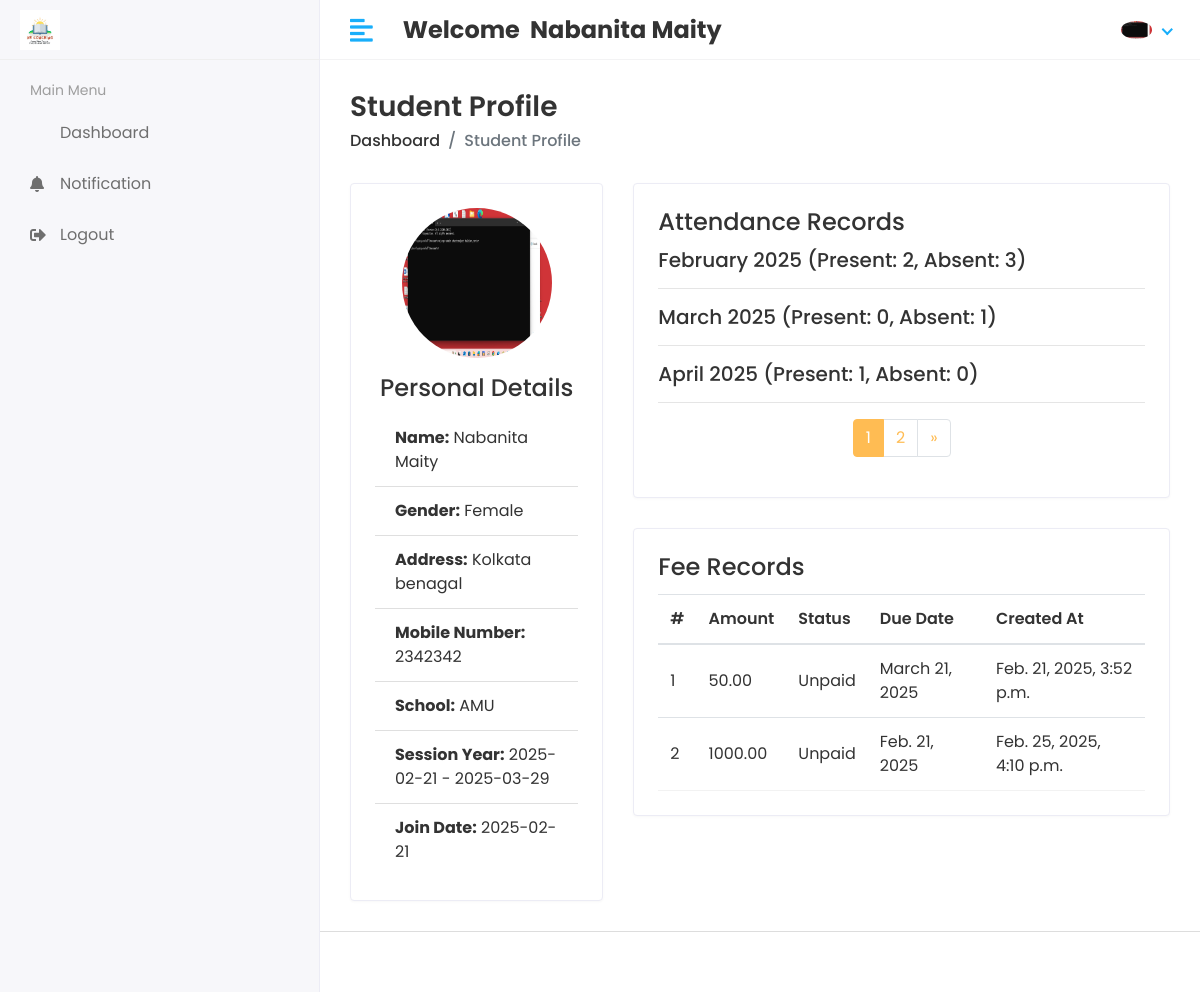
/student/profile/5/ (signed in), run on the app's committed database.
### app/models.py (models this page shows, shortened)
class CustomUser(AbstractUser):
    USER = (
        (1, 'HOD'),
        (2, 'STAFF'),
        (3, 'STUDENT'),
    )
    user_type = models.CharField(choices=USER, max_length=50, default=1)
    profile_pic = models.ImageField(upload_to='media/profile_pic')

class Student(models.Model):
    admin = models.OneToOneField(CustomUser, on_delete=models.CASCADE)
    address = models.TextField()
    gender = models.CharField(max_length=100)
    session_year_id = models.ForeignKey(Session_Year, on_delete=models.DO_NOTHING)
    join_data = models.CharField(max_length=100)
    mobile_number = models.CharField(max_length=20)
    created_at = models.DateTimeField(auto_now_add=True)
    updated_at = models.DateTimeField(auto_now=True)
    school = models.ForeignKey(School, on_delete=models.CASCADE, related_name='students')

class School(models.Model):
    name = models.CharField(max_length=100)
    created_at = models.DateTimeField(auto_now_add=True)
    updated_at = models.DateTimeField(auto_now=True)

class Session_Year(models.Model):
    session_start = models.CharField(max_length=150)
    session_end = models.CharField(max_length=150)

class Fee(models.Model):
    student = models.ForeignKey('Student', on_delete=models.CASCADE, related_name='fees')
    amount = models.DecimalField(max_digits=10, decimal_places=2)
    is_paid = models.BooleanField(default=False)
    created_at = models.DateTimeField(auto_now_add=True)
    updated_at = models.DateTimeField(auto_now=True)
    due_date = models.DateField(null=True, blank=True)  # Allow null and blank values
    class Meta:
        get_latest_by = 'created_at'

### student_management_project/Hod_views.py (the view)
# urls.py: path('student/profile/<int:student_id>/', Hod_views.student_profile, name='student_profile'),
@login_required(login_url='/')
def student_profile(request, student_id):
    student = get_object_or_404(Student, id=student_id)
    attendance_reports = Attendance_Report.objects.filter(student_id=student)
    fee_records = Fee.objects.filter(student=student)
    attendance_by_month = defaultdict(lambda: {'present': 0, 'absent': 0})
    for report in attendance_reports:
        month = report.attendance_id.attendance_date.strftime('%B %Y')
        if report.status == 'Present':
            attendance_by_month[month]['present'] += 1
        else:
            attendance_by_month[month]['absent'] += 1
    paginator = Paginator(list(attendance_by_month.items()), 3)  # Show 3 months per page
    page_number = request.GET.get('page')
    page_obj = paginator.get_page(page_number)
    context = {
        'student': student,
        'attendance_by_month': attendance_by_month,
        'page_obj': page_obj,
        'fee_records': fee_records,
    }
    return render(request, 'Hod/student_profile.html', context)

### templates/Hod/student_profile.html (shortened to what this page needs)
{% extends 'base.html' %}
{% block content %}
<div class="page-header">
    <div class="row align-items-center">
        <div class="col">
            <h3 class="page-title">Student Profile</h3>
            <ul class="breadcrumb">
                <li class="breadcrumb-item"><a href="{% url 'hod_home' %}">Dashboard</a></li>
                <li class="breadcrumb-item active">Student Profile</li>
            </ul>
        </div>
    </div>
</div>
<div class="row">
    <div class="col-md-4">
        <div class="card">
            <div class="card-body text-center">
                <img src="/{{ student.admin.profile_pic }}" alt="Student Image" class="img-fluid rounded-circle mb-3" style="width: 150px; height: 150px;">
                <h4 class="card-title">Personal Details</h4>
                <ul class="list-group list-group-flush text-left">
                    <li class="list-group-item"><strong>Name:</strong> {{ student.admin.first_name }} {{ student.admin.last_name }}</li>
                    <li class="list-group-item"><strong>Gender:</strong> {{ student.gender }}</li>
                    <li class="list-group-item"><strong>Address:</strong> {{ student.address }}</li>
                    <li class="list-group-item"><strong>Mobile Number:</strong> {{ student.mobile_number }}</li>
                    <li class="list-group-item"><strong>School:</strong> {{ student.school.name }}</li>
                    <li class="list-group-item"><strong>Session Year:</strong> {{ student.session_year_id.session_start }} - {{ student.session_year_id.session_end }}</li>
                    <li class="list-group-item"><strong>Join Date:</strong> {{ student.join_data }}</li>
                </ul>
            </div>
        </div>
    </div>
    <div class="col-md-8">
        <div class="card">
            <div class="card-body">
                <h4 class="card-title">Attendance Records</h4>
                <div class="table-responsive">
                    {% for month, counts in page_obj %}
                    <h5>{{ month }} (Present: {{ counts.present }}, Absent: {{ counts.absent }})</h5>
                    <hr>
                    {% endfor %}
                </div>
                <div class="pagination-wrapper">
                    <nav aria-label="Page navigation">
                        <ul class="pagination justify-content-center">
                            {% for num in page_obj.paginator.page_range %}
                            <li class="page-item {% if page_obj.number == num %}active{% endif %}">
                                <a class="page-link" href="?page={{ num }}">{{ num }}</a>
                            </li>
                            {% endfor %}
                            {% if page_obj.has_next %}
                            <li class="page-item">
                                <a class="page-link" href="?page={{ page_obj.next_page_number }}" aria-label="Next">
                                    <span aria-hidden="true">&raquo;</span>
                                </a>
                            </li>
                            {% endif %}
                        </ul>
                    </nav>
                </div>
            </div>
        </div>
        <div class="card mt-4">
            <div class="card-body">
                <h4 class="card-title">Fee Records</h4>
                <div class="table-responsive">
                    <table class="table table-hover table-center mb-0">
                        <thead>
                            <tr>
                                <th>#</th>
                                <th>Amount</th>
                                <th>Status</th>
                                <th>Due Date</th>
                                <th>Created At</th>
                            </tr>
                        </thead>
                        <tbody>
                            {% for fee in fee_records %}
                            <tr>
                                <td>{{ forloop.counter }}</td>
                                <td>{{ fee.amount }}</td>
                                <td>{{ fee.is_paid|yesno:"Paid,Unpaid" }}</td>
                                <td>{{ fee.due_date }}</td>
                                <td>{{ fee.created_at }}</td>
                            </tr>
                            {% endfor %}
                        </tbody>
                    </table>
                </div>
            </div>
        </div>
    </div>
</div>
{% endblock %}

### templates/includes/header.html (shortened to what this page needs)
{% load static %}
<div class="header">
         <div class="header-left">
            <a href="#" class="logo">
               <img src="{% static 'assets/img/logo.jpg' %}" alt="Logo">
            </a>
         </div>
         <a href="javascript:void(0);" id="toggle_btn">
            <i class="fas fa-align-left"></i>
         </a>
         <div class="top-nav-search mt-3">
           <h4><strong>Welcome &nbsp;<span>{{user.first_name}} {{user.last_name}}</span></strong></h4>
         </div>
         <ul class="nav user-menu">
            <li class="nav-item dropdown has-arrow">
               <a href="#" class="dropdown-toggle nav-link" data-toggle="dropdown">
                   {% if user.profile_pic == "" %}
                        <span class="user-img"><img class="rounded-circle" src="{% static 'assets/img/favicon.jpg' %}" width="31"
                        alt=""></span>
                   {% else %}
                        <span class="user-img"><img class="rounded-circle" src="/{{user.profile_pic}}" width="31"
                        alt=""></span>
                   {% endif %}
               </a>
            </li>
         </ul>
      </div>

### static/assets/css/style.css (style rules this page uses)
html { height: 100%; }
body { background-color: #fff; color: #333; font-family: 'Poppins', sans-serif; font-size: 1rem; height: 100%; line-height: 1.5; overflow-x: hidden; }
h1, h2, h3, h4, h5, h6 { font-family: 'Poppins', sans-serif; margin-top: 0; }
a { color: #009ce7; }
input, button, a { transition: all 0.4s ease; -moz-transition: all 0.4s ease; -o-transition: all 0.4s ease; -ms-transition: all 0.4s ease; -webkit-transition: all 0.4s ease; }
ul, ol { padding: 0px; list-style: none; }
.table { color: #333; max-width: 100%; margin-bottom: 0; width: 100%; }
.table thead tr th { font-weight: 600; }
.table tbody tr { border-bottom: 1px solid rgba(0, 0, 0, 0.05); }
.table.table-center td, .table.table-center th { vertical-align: middle; }
.pagination > .active > a, .pagination > .active > a:focus, .pagination > .active > a:hover, .pagination > .active > span, .pagination > .active > span:focus, .pagination > .active > span:hover { background-color: #FFBC53; border-color: #FFBC53; }
.pagination > li > a, .pagination > li > span { color: #FFBC53; }
.page-item.active .page-link { background-color: #FFBC53; border-color: #FFBC53; }
.card { border: 1px solid #ececf5; box-shadow: 0 1px 3px 0 rgba(0, 0, 0, 0.03); margin-bottom: 1.875rem; }
.card-body { padding: 1.5rem; }
.header { background-color: #fff; border-bottom: 1px solid #f3f3f4; left: 0; position: fixed; right: 0; top: 0; z-index: 1001; height: 60px; }
.header .header-left { float: left; height: 60px; padding: 0 20px; position: relative; width: 320px; z-index: 1; transition: all 0.2s ease-in-out; background-color: #f7f7fa; border-bottom: 1px solid #efefef; border-right: 1px solid #ececf5; display: flex; align-items: center; }
.header .header-left .logo { display: inline-block; line-height: 60px; }
.header .header-left .logo img { max-height: 40px; width: auto; }
.header .dropdown-toggle:after { display: none; }
.header .has-arrow .dropdown-toggle:after { border-top: 0; border-left: 0; border-bottom: 2px solid #18aefa; border-right: 2px solid #18aefa; content: ''; height: 8px; display: inline-block; pointer-events: none; -webkit-transform-origin: 66% 66%; -ms-transform-origin: 66% 66%; transform-origin: 66% 66%; -webkit-transform: rotate(45deg); -ms-transform: rotate(45deg); transform: rotate(45deg); -webkit-transition: all 0.15s ease-in-out; transition: all 0.15s ease-in-out; width: 8px; vertical-align: 0px; }
.user-menu { float: right; margin: 0; position: relative; z-index: 99; padding-right: 15px; }
.user-menu.nav > li > a { color: #a0a0a0; font-size: 14px; line-height: 58px; padding: 0 15px; height: 60px; }
.user-img { margin-right: 3px; position: relative; }
.top-nav-search { float: left; margin-left: 15px; }
.page-header { margin-bottom: 1.875rem; }
.page-header .breadcrumb { background-color: transparent; color: #6c757d; font-size: 1rem; font-weight: 500; margin-bottom: 0; padding: 0; }
.page-header .breadcrumb a { color: #333; }
.page-title { font-size: 28px; font-weight: 600; color: #333; margin-bottom: 5px; }
@media (min-width: 992px) { #toggle_btn { align-items: center; color: #18aefa; display: inline-flex; float: left; font-size: 26px; height: 60px; justify-content: center; margin-left: 15px; padding: 0 15px; } }

### data on the page
CustomUser: first_name "Nabanita", last_name "Maity", profile_pic (picture)
Student: admin.profile_pic (picture), admin.first_name "Nabanita", admin.last_name "Maity", gender "Female", address "Kolkata benagal", mobile_number "2342342", school.name "AMU", session_year_id.session_start "2025-02-21", session_year_id.session_end "2025-03-29", join_data "2025-02-21"
Fee: amount "50.00", is_paid "Unpaid", due_date "March 21, 2025", created_at "Feb. 21, 2025, 3:52 p.m."
Fee: amount "1000.00", is_paid "Unpaid", due_date "Feb. 21, 2025", created_at "Feb. 25, 2025, 4:10 p.m."

### other printed values
{{ month }} "February 2025" "March 2025" "April 2025"
{{ counts.present }} "2" "0" "1"
{{ counts.absent }} "3" "1" "0"
{{ num }} "1" "2"
